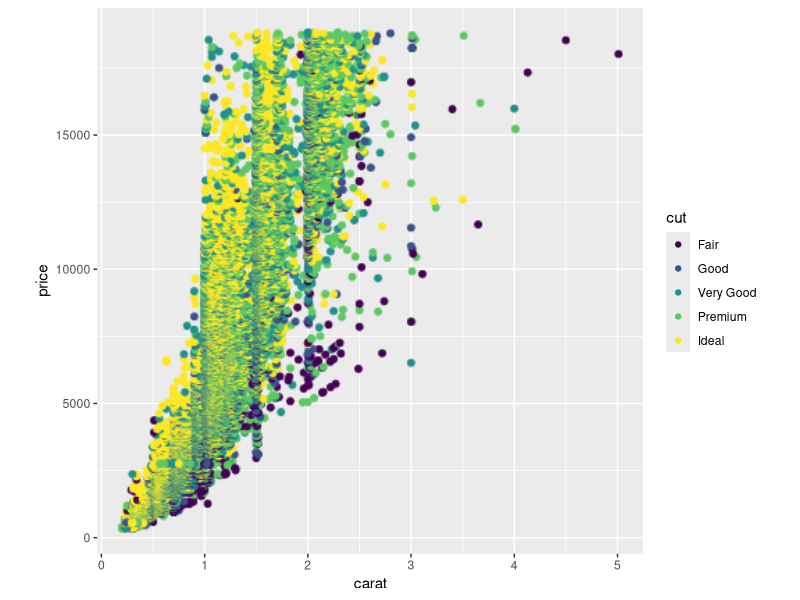
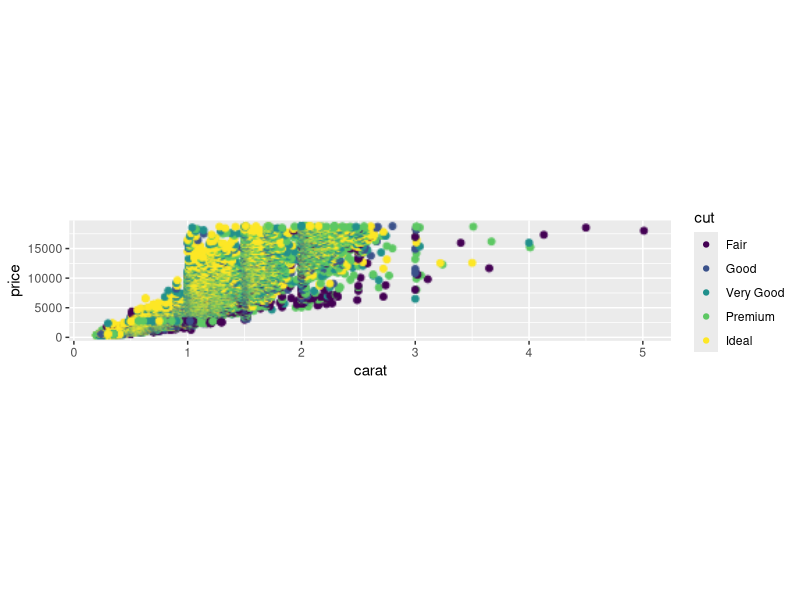
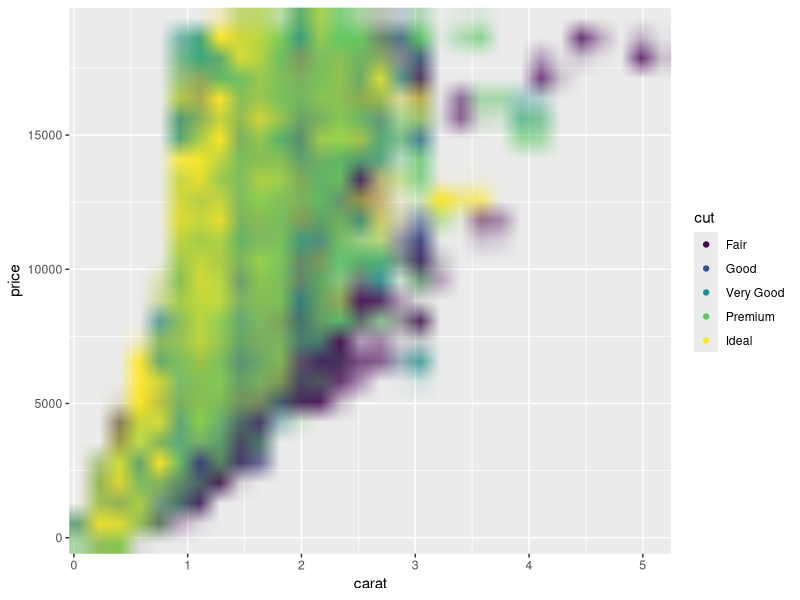
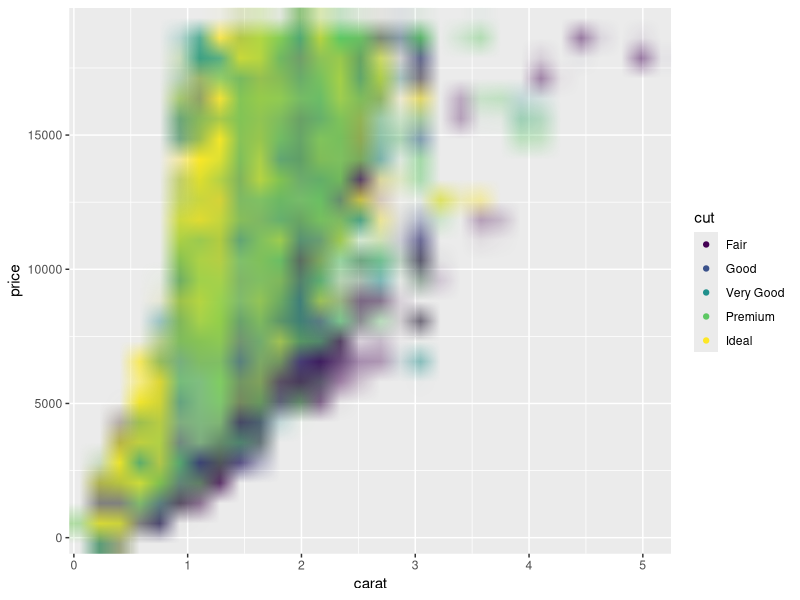
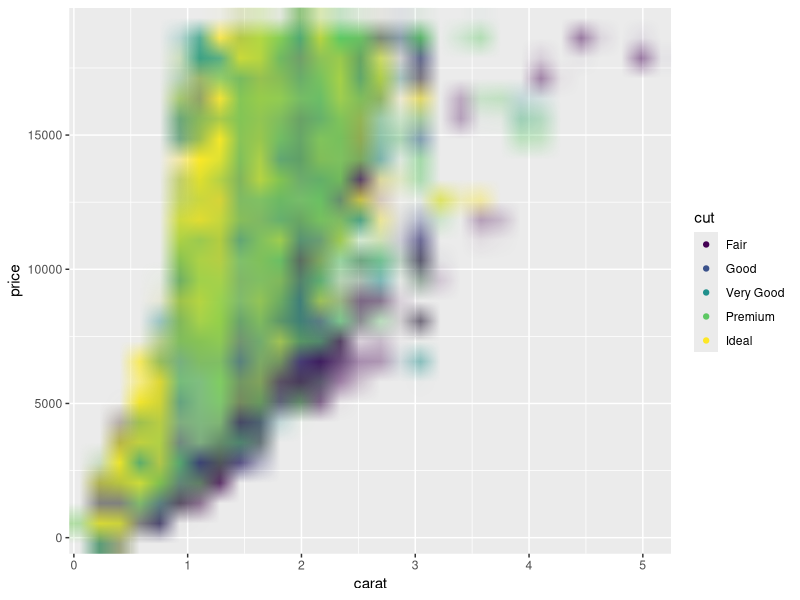
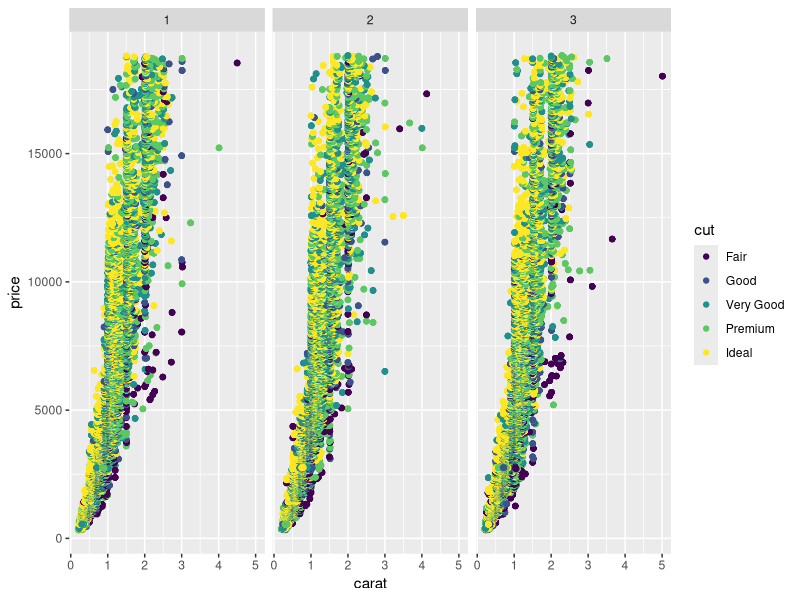
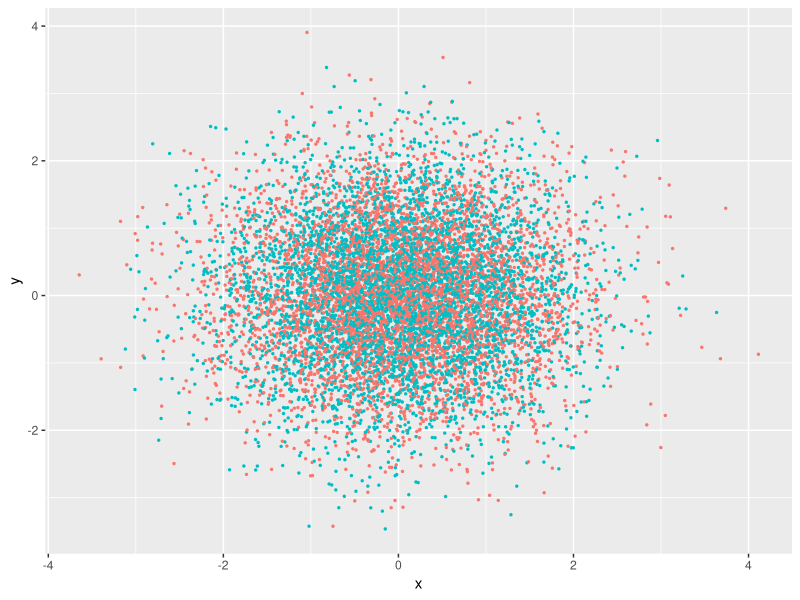
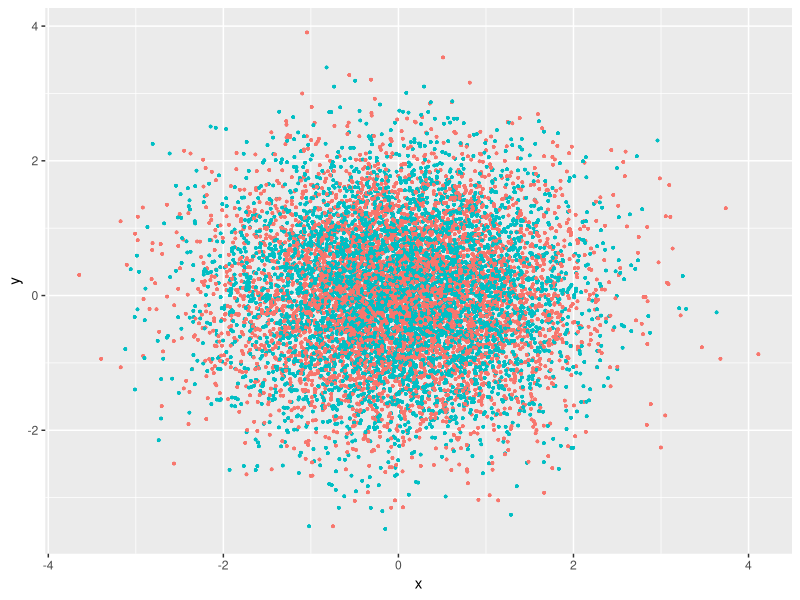

These charts were generated, in order, by the following R code:
## ---- chunk 1
knitr::opts_chunk$set(
  collapse = TRUE,
  comment = "#>"
)
## ---- chunk 2
library(ggplot2)
library(ggrastr)

plot <- ggplot(diamonds, aes(carat, price, colour = cut))

plot + rasterise(geom_point(), dpi = 72) + theme(aspect.ratio = 1)
## ---- chunk 3
# Points remain round across different aspect ratios
plot + rasterise(geom_point(), dpi = 72) + theme(aspect.ratio = 0.2)
## ---- chunk 4
# The default 'cairo' at dpi=5
plot + rasterise(geom_point(), dpi = 5, dev = "cairo")
## ---- chunk 5
# Using 'ragg' gives better anti-aliasing but has unexpected alpha blending
plot + rasterise(geom_point(), dpi = 5, dev = "ragg")
## ---- chunk 6
# Using 'ragg_png' solves the alpha blend, but requires writing a temporary file to disk
plot + rasterise(geom_point(), dpi = 5, dev = "ragg_png")
## ---- chunk 7
# Facets won't warp points
set.seed(123)
plot + rasterise(geom_point(), dpi = 300) + facet_wrap(~ sample(1:3, nrow(diamonds), 2))
## ---- chunk 8
library(ggplot2)
library(ggrastr)

points_num <- 10000
df <- data.frame(x=rnorm(points_num), y=rnorm(points_num), c=as.factor(1:points_num %% 2))
gg <- ggplot(df, aes(x=x, y=y, color=c)) + scale_color_discrete(guide=FALSE)

gg_vec <- gg + geom_point(size=0.5)
print(gg_vec)
## ---- chunk 9
gg_rast <- gg + geom_point_rast(size=0.5)
print(gg_rast)
## ---- chunk 10
PrintFileSize <- function(gg, name) {
  invisible(ggsave('tmp.pdf', gg, width=4, height=4))
  cat(name, ': ', file.info('tmp.pdf')$size / 1024, ' Kb.\n', sep = '')
  unlink('tmp.pdf')
}

PrintFileSize(gg_rast, 'Raster')
PrintFileSize(gg_vec, 'Vector')
## ---- chunk 11
points_num <- 1000000
df <- data.frame(x=rnorm(points_num), y=rnorm(points_num), c=as.factor(1:points_num %% 2))
gg <- ggplot(df, aes(x=x, y=y, color=c)) + scale_color_discrete(guide=FALSE)

gg_vec <- gg + geom_point(size=0.5)
gg_rast <- gg + geom_point_rast(size=0.5)

PrintFileSize(gg_rast, 'Raster')
PrintFileSize(gg_vec, 'Vector')
## ---- chunk 12
library(ggplot2)
library(ggrastr)

points_num <- 5000 
df <- data.frame(x=rnorm(points_num), y=rnorm(points_num), c=as.factor(1:points_num %% 2))
gg <- ggplot(df, aes(x=x, y=y, color=c)) + scale_color_discrete(guide=FALSE)

gg_jitter_rast <- gg + geom_jitter_rast(raster.dpi=600)
print(gg_jitter_rast)
## ---- chunk 13
library(ggplot2)
library(ggrastr)

coords <- expand.grid(1:500, 1:500)
coords$Value <- 1 / apply(as.matrix(coords), 1, function(x) sum((x - c(50, 50))^2)^0.01)
gg_tile_vec <- ggplot(coords) + geom_tile(aes(x=Var1, y=Var2, fill=Value))
gg_tile_rast <- ggplot(coords) + geom_tile_rast(aes(x=Var1, y=Var2, fill=Value))
print(gg_tile_rast)
## ---- chunk 14
PrintFileSize(gg_tile_rast, 'Raster')
PrintFileSize(gg_tile_vec, 'Vector')
## ---- chunk 15
library(ggplot2)
library(ggrastr)

gg_violin_vec <- ggplot(mtcars, aes(factor(cyl), mpg)) + geom_violin()
gg_violin_rast <- ggplot(mtcars) + geom_violin_rast(aes(factor(cyl), mpg))
print(gg_violin_rast)
## ---- chunk 16
## difference in size shown
PrintFileSize(gg_tile_rast, 'Raster')
PrintFileSize(gg_tile_vec, 'Vector')
## ---- chunk 17
library(ggplot2)
library(ggrastr)

points_num <- 5000
df <- data.frame(x=as.factor(1:points_num %% 2), y=log(abs(rcauchy(points_num))))
gg <- ggplot(df, aes(x=x, y=y)) + scale_color_discrete(guide=FALSE)

boxplot <- gg + geom_boxplot()
print(boxplot)
## ---- chunk 18
points_num <- 50000
df <- data.frame(x=as.factor(1:points_num %% 2), y=log(abs(rcauchy(points_num))))
gg <- ggplot(df, aes(x=x, y=y)) + scale_color_discrete(guide=FALSE)

gg_box_vec <- gg + geom_boxplot_jitter(outlier.size=0.1, outlier.jitter.width=0.3, outlier.alpha=0.5)
print(gg_box_vec)
## ---- chunk 19
gg_box_rast <- gg + geom_boxplot_jitter(outlier.size=0.1, outlier.jitter.width=0.3, outlier.alpha=0.5, raster.dpi=200)
print(gg_box_rast)
## ---- chunk 20
PrintFileSize(gg_box_rast, 'Raster')
PrintFileSize(gg_box_vec, 'Vector')
## ---- chunk 21
library(ggplot2)
library(ggrastr)

ggplot(mtcars) + geom_beeswarm_rast(aes(x = factor(cyl), y=mpg), raster.dpi=600, cex=1.5)
## ---- chunk 22
library(ggplot2)
library(ggrastr)

ggplot(mtcars) + geom_quasirandom_rast(aes(x = factor(cyl), y=mpg), raster.dpi=600)
